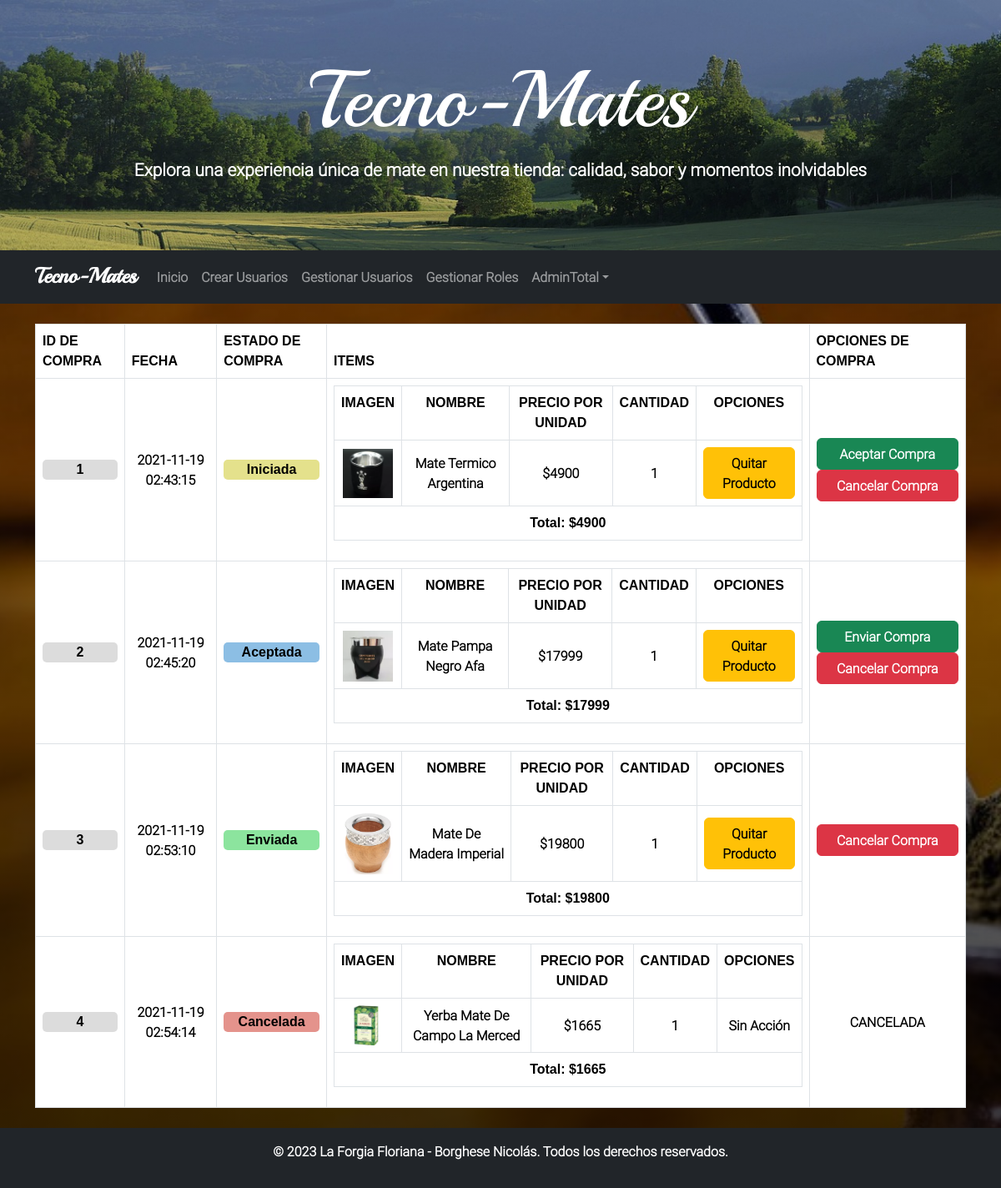
Screenshot of /vista/Deposito/gestionarCompras.php (signed in) with the database file from the repository.
### tables this page shows
CREATE TABLE menu (
  idmenu bigint(20) NOT NULL,
  menombre varchar(100) NOT NULL COMMENT 'Nombre del item del menu',
  medescripcion varchar(124) NOT NULL COMMENT 'Descripcion mas detallada del item del menu',
  idpadre bigint(20) DEFAULT NULL COMMENT 'Referencia al id del menu que es subitem',
  medeshabilitado timestamp NULL DEFAULT CURRENT_TIMESTAMP COMMENT 'Fecha en la que el menu fue deshabilitado por ultima vez'
);

CREATE TABLE compra (
  idcompra bigint(20) NOT NULL,
  cofecha timestamp NOT NULL DEFAULT CURRENT_TIMESTAMP ON UPDATE CURRENT_TIMESTAMP,
  idusuario bigint(20) NOT NULL
);

CREATE TABLE producto (
  idproducto bigint(20) NOT NULL,
  pronombre varchar(250) NOT NULL,
  prodetalle varchar(512) NOT NULL,
  procantstock int(11) NOT NULL,
  tipo varchar(20)  NOT NULL,
  imagenproducto varchar(512)  NOT NULL
);

CREATE TABLE compraitem (
  idcompraitem bigint(20) UNSIGNED NOT NULL,
  idproducto bigint(20) NOT NULL,
  idcompra bigint(20) NOT NULL,
  cicantidad int(11) NOT NULL
);

### vista/Deposito/gestionarCompras.php (the view, shortened to what the rows shown need)
<?php
include_once("../Estructuras/headSeguro.php");
include_once("../Estructuras/banner.php");
include_once("../Estructuras/navSeguro.php");
?>
<!DOCTYPE html>
<html lang="en">
<head>
</head>
<body>
<div class="container mt-4 mb-4">
    <?php
    $objAbmCompra = new AbmCompra();
    $objAbmEstado = new AbmCompraEstado();
    $listaCompra = $objAbmCompra->buscar(null);
    if (count($listaCompra) > 0) {
        echo '<table class="table table-bordered">';
        echo '<thead class="thead-light">
                <tr>
                    <th scope="col">ID DE COMPRA</th>
                    <th scope="col">FECHA</th>
                    <th scope="col">ESTADO DE COMPRA</th>
                    <th scope="col">ITEMS</th>
                    <th scope="col">OPCIONES DE COMPRA</th>
                </tr>
              </thead>';
        echo '<tbody>';
        for ($i = 0; $i < count($listaCompra); $i++) {
            $objCompra = $listaCompra[$i];
            $idCompra['idcompra'] = $objCompra->getIdCompra();
            $estadoCompra = $objAbmEstado->buscar($idCompra);
            if (count($estadoCompra) > 0) {
                $resp = false;
                $j = 0;
                $tipoEstado = '';
                while ($j < count($estadoCompra) && $resp == false) {
                    $fechafin = $estadoCompra[$j]->getCeFechaFin();
                    if ($fechafin == '0000-00-00 00:00:00') {
                        $tipoEstado = $estadoCompra[$j]->getObjCompraEstadoTipo()->getDescripcion();
                        $resp = true;
                    }
                    $j++;
                }
                echo '<tr>
                        <td> <div class="textoIdCompra text-center">' . $objCompra->getIdCompra() . '</div></td>
                        <td>' . $objCompra->getCoFecha() . '</td>';
                if ($tipoEstado == "iniciada"){
                    echo '<td> <div class="fondoAmarillo text-center">' . "Iniciada" . '</div></td>';
                } else if ($tipoEstado == "aceptada"){
                    echo '<td> <div class="fondoAzul text-center">' . "Aceptada" . '</div></td>';
                } else if ($tipoEstado == "enviada"){
                    echo '<td> <div class="fondoVerde text-center">' . "Enviada" . '</div></td>';
                } else {
                    echo '<td> <div class="fondoRojo text-center">' . "Cancelada" . '</div></td>';
                }
                echo '<td>';
                $objCompraItem = new AbmCompraItem();
                $objProducto = new AbmProducto();
                $listaCompraItem = $objCompraItem->buscar($idCompra);
                if (count($listaCompraItem) > 0) {
                    echo '<table class="table table-bordered">
                            <tr>
                                <th>IMAGEN</th>
                                <th>NOMBRE</th>
                                <th>PRECIO POR UNIDAD</th>
                                <th>CANTIDAD</th>
                                <th>OPCIONES</th>
                            </tr>';
                    $total = 0;
                    for ($p = 0; $p < count($listaCompraItem); $p++) {
                        $objCompraItem = $listaCompraItem[$p];
                        $idProducto['idproducto'] = $objCompraItem->getObjProducto()->getIdProducto();
                        $busquedaProducto = $objProducto->buscar($idProducto);
                        $producto = $busquedaProducto[0];
                        $total = $total + ($producto->getProDetalle() * $objCompraItem->getCiCantidad());
                        echo '<tr>
                                <td><img src=' . $producto->getImagenProducto() . ' width="60px"></td>
                                <td>' . $producto->getProNombre() . '</td>
                                <td> $' . $producto->getProDetalle() . '</td>
                                <td>' . $objCompraItem->getCiCantidad() . '</td>';
                        if($tipoEstado == "cancelada"){
                            echo '<td>Sin Acción</td>';
                        } else {
                            echo '<td><a href="action/eliminarArticuloCompra.php?idcompraitem=' . $objCompraItem->getIdCompraItem() . '" class="btn btn-warning" >Quitar Producto</a></td>';
                        }
                        echo'</tr>';
                    }
                    echo '<tr><td colspan="5" class="robotoBold">Total: $'.$total.'</td></tr>';
                    echo '</table>';
                }
                echo '</td>
                      <td>';
                if ($tipoEstado == 'iniciada') {
                    echo '<div class="d-block"> <a href="action/aceptarCompra.php?idcompra=' . $objCompra->getIdCompra() . '" class="btn btn-success w-100"  mr-2 >Aceptar Compra</a>
                          <a href="action/cancelarCompra.php?idcompra=' . $objCompra->getIdCompra() . '" class="btn btn-danger w-100" >Cancelar Compra</a> </div>';
                } elseif ($tipoEstado == 'aceptada') {
                    echo '<div class="d-block"> <a href="action/enviarCompra.php?idcompra=' . $objCompra->getIdCompra() . '" class="btn btn-success w-100"  mr-2 >Enviar Compra</a>
                          <a href="action/cancelarCompra.php?idcompra=' . $objCompra->getIdCompra() . '" class="btn btn-danger w-100" >Cancelar Compra</a> </div>';
                } elseif ($tipoEstado == 'enviada') {
                    echo '<div class="d-block"> <a href="action/cancelarCompra.php?idcompra=' . $objCompra->getIdCompra() . '" class="btn btn-danger w-100" >Cancelar Compra</a> </div>';
                } elseif ($tipoEstado == 'cancelada') {
                    echo 'CANCELADA';
                }
                echo '</td>
                      </tr>';
            }
        }
        echo '</tbody>';
        echo '</table>';
    }
    ?>
</div>
</body>
</html>
<?php
include_once("../Estructuras/footer.php");
?>

### vista/Estructuras/navSeguro.php (shortened to what the rows shown need)
<?php
$colMenu = $session->getColMenu();
$direccionMenu = $session->getDireccionMenu();
$direccionPadre = $session->getDireccionPadreMenu();
?>
<nav class="navbar navbar-expand-lg navbar-dark bg-dark">
    <div class="container">
        <div class="collapse navbar-collapse" id="navbarNav">
            <ul class="navbar-nav ml-auto">
            <?php
            if(count($colMenu) != 0){
                for ($i=0; $i < count($colMenu); $i++){
                    $menombre = $colMenu[$i]->getMeNombre();
                    $medescripcion = $colMenu[$i]->getMeDescripcion();
                    $padreMenu = $colMenu[$i]->getMenuPadre();
                    $nombrePadre = $padreMenu->getMeNombre();
                    $medescripcionpadre = $padreMenu->getMeDescripcion();
                    if ($colMenu[$i]->getMenuPadre()->getIdMenu() != 0){
                        if ($medescripcion !="productos.php"){
                            if ($direccionMenu == $medescripcion){
                                echo '<li class="nav-item active nav-underline">';
                                echo '  <a class="nav-link active " aria-current="page" href="#">'.$menombre.'</a>';
                                echo '</li>';
                            } else {
                                if ($direccionPadre == $nombrePadre){
                                    echo '<li class="nav-item">';
                                    echo '  <a class="nav-link" href='.$medescripcion.'>'.$menombre.'</a>';
                                    echo '</li>';
                                } else {
                                    echo '<li class="nav-item">';
                                    echo '  <a class="nav-link" href='.$medescripcionpadre.$medescripcion.'>'.$menombre.'</a>';
                                    echo '</li>';
                                }
                            }
                        }
                    }
                }
            }
            ?>
            </ul>
        </div>
    </div>
</nav>

### rows the page displays
menu: menombre "Inicio"
menu: menombre "Crear Usuarios"
menu: menombre "Gestionar Usuarios"
menu: menombre "Gestionar Roles"
compra: idcompra "1", cofecha "2021-11-19 02:43:15", shows "Iniciada", total "4900"
producto: imagenproducto (picture), pronombre "Mate Termico Argentina", prodetalle "4900"
compraitem: cicantidad "1"
compra: idcompra "2", cofecha "2021-11-19 02:45:20", shows "Aceptada", total "17999"
producto: imagenproducto (picture), pronombre "Mate Pampa Negro Afa", prodetalle "17999"
compraitem: cicantidad "1"
compra: idcompra "3", cofecha "2021-11-19 02:53:10", shows "Enviada", total "19800"
producto: imagenproducto (picture), pronombre "Mate De Madera Imperial", prodetalle "19800"
compraitem: cicantidad "1"
compra: idcompra "4", cofecha "2021-11-19 02:54:14", shows "Cancelada", total "1665", shows "CANCELADA"
producto: imagenproducto (picture), pronombre "Yerba Mate De Campo La Merced", prodetalle "1665", shows "Sin Acción"
compraitem: cicantidad "1"

### other values shown
$nombreUsuario "AdminTotal"
